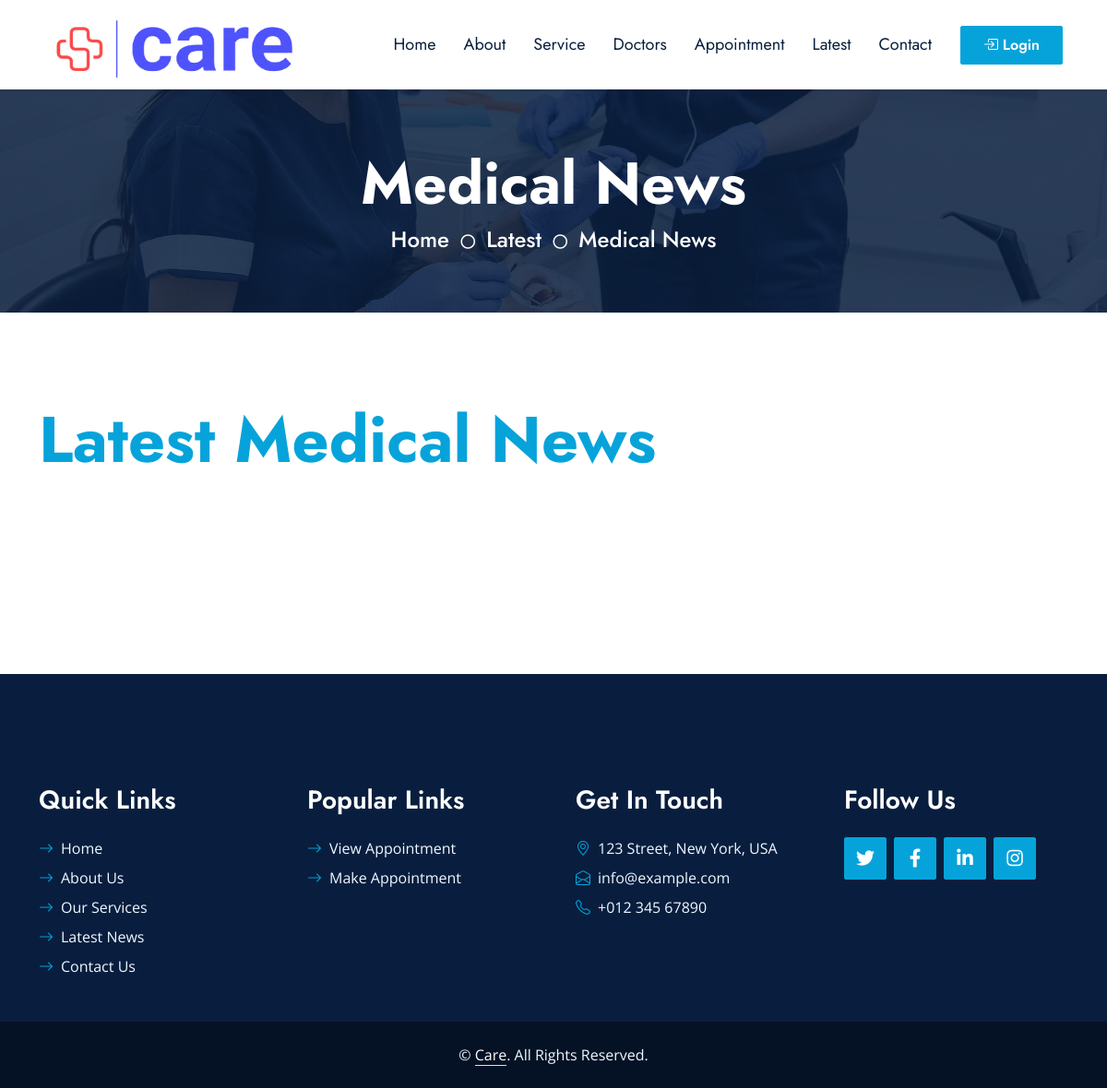
Before: /userside/medical_news.php with the older database file.
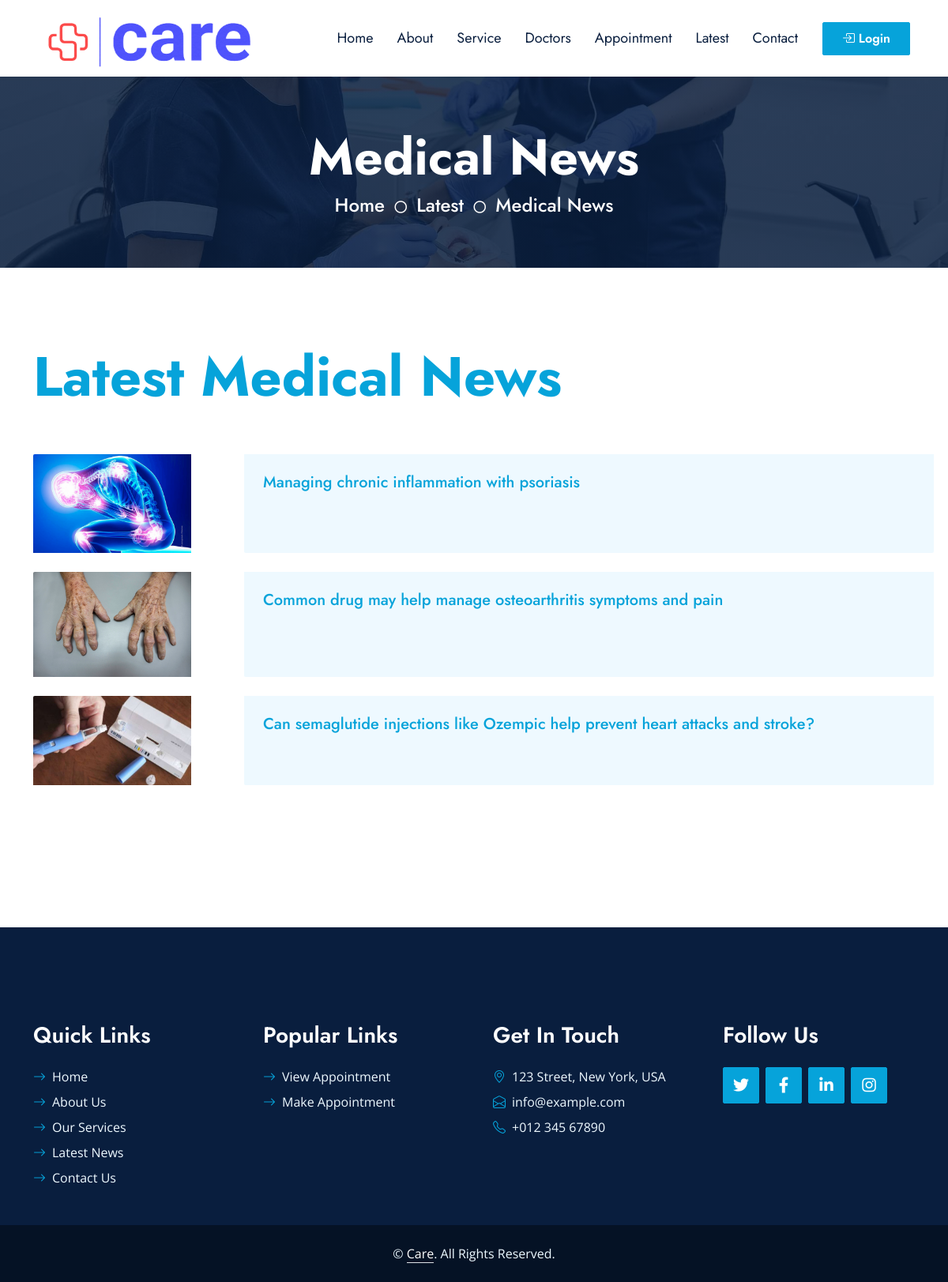
After: the same page with the newer database file.
### tables this page shows
CREATE TABLE `medical_news` (
  `news_id` int(11) NOT NULL,
  `news_title` varchar(300) NOT NULL,
  `news_image` varchar(500) NOT NULL,
  `news_content` longtext NOT NULL
);

### userside/medical_news.php (the view, shortened to what this page needs)
<?php
include("../admin/connection.php");
$select_news = "SELECT * FROM `medical_news`";
$run_select_news = mysqli_query($connection, $select_news);
?>
<!DOCTYPE html>
<html lang="en">
<head>
    <link href="https://cdnjs.cloudflare.com/ajax/libs/font-awesome/5.10.0/css/all.min.css" rel="stylesheet">
    <link href="https://cdn.jsdelivr.net/npm/bootstrap-icons@1.4.1/font/bootstrap-icons.css" rel="stylesheet">
    <link href="lib/owlcarousel/assets/owl.carousel.min.css" rel="stylesheet">
    <link href="lib/animate/animate.min.css" rel="stylesheet">
    <link href="lib/tempusdominus/css/tempusdominus-bootstrap-4.min.css" rel="stylesheet" />
    <link href="lib/twentytwenty/twentytwenty.css" rel="stylesheet" />
    <link href="css/bootstrap.min.css" rel="stylesheet">
    <link href="css/style.css" rel="stylesheet">
</head>
<body>
    <?php include("navbar.php"); ?>
    <div class="container-fluid bg-primary py-5 hero-header mb-5">
        <div class="row py-3">
            <div class="col-12 text-center">
                <h1 class="display-3 text-white animated zoomIn">Medical News</h1>
                <a href="" class="h4 text-white">Home</a>
                <i class="far fa-circle text-white px-2"></i>
                <a href="" class="h4 text-white">Latest</a>
                <i class="far fa-circle text-white px-2"></i>
                <a href="" class="h4 text-white">Medical News</a>
            </div>
        </div>
    </div>
    <div class="container-fluid py-5 wow fadeInUp" data-wow-delay="0.1s">
        <div class="container ">
            <h2 class="section_heading">Latest Medical News</h2>
            <div class="row g-5 mb-5 justify-content-center">
                <div class="col-lg-12 ">
                    <div class="section-title mb-5">
                        <?php while ($row_news = mysqli_fetch_array($run_select_news)) { ?>
                        </div> <a href="each_medical_news.php?mn_id=<?php echo $row_news['news_id']; ?>">
                            <div class="row flex-row g-5 mb-4">
                                <div class="col-md-3 service-item wow zoomIn" data-wow-delay="0.6s">
                                    <div class="rounded-top overflow-hidden">
                                        <img style="width:200px;" class="img-fluid"
                                            src="<?php echo $row_news['news_image']; ?>" alt="">
                                    </div>
                                </div>
                                <div class=" col-md-9  bg-light rounded-bottom text-left  pt-4 ">
                                    <h5 style="color:#06A3DA;">
                                        <?php echo $row_news['news_title']; ?>
                                    </h5>
                                </div>
                            <?php }
                        ; ?>
                        </div>
                    </a>
                </div>
            </div>
        </div>
    </div>
    <?php
    include('footer.php');
    ?>
</body>
</html>

Changed rows visible on the page:
added medical_news: news_image (picture), news_title "Managing chronic inflammation with psoriasis"
added medical_news: news_image (picture), news_title "Common drug may help manage osteoarthritis symptoms and pain"
added medical_news: news_image (picture), news_title "Can semaglutide injections like Ozempic help prevent heart attacks and stroke?"
